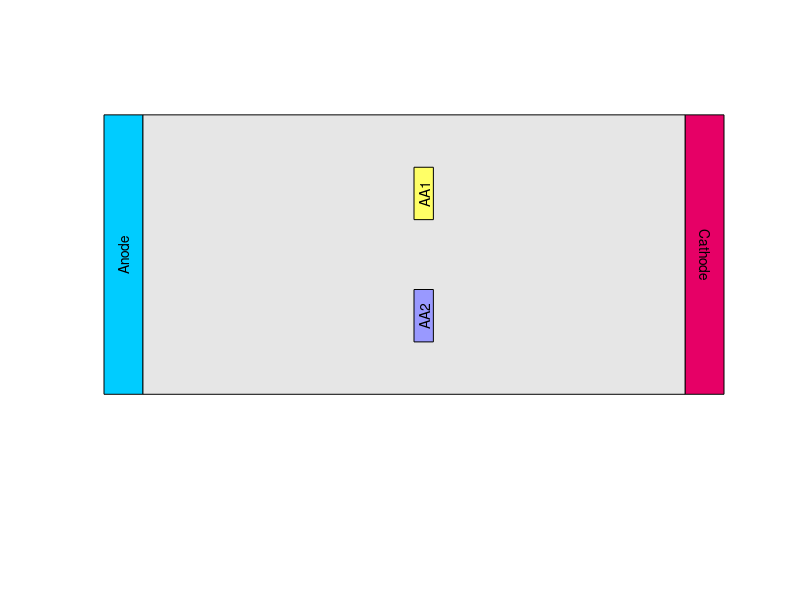

This chart was generated by the following MATLAB code:
%to plot rectangle
rectangle('Position',[1 1 14 4],'EdgeColor', 'k','FaceColor', [0.9, 0.9, 0.9]);
%anode
rectangle('Position',[0 1 1 4],'EdgeColor', 'k','FaceColor', [0, 0.8, 1.0]);
text(0+1/2,1+4/2,'Anode','Rotation', 90, 'HorizontalAlignment','center')

%cathode
rectangle('Position',[15 1 1 4],'EdgeColor', 'k','FaceColor', [0.9, 0, 0.4]);
text(15+1/2,1+4/2,'Cathode','Rotation', 270, 'HorizontalAlignment','center')

%AA1
rectangle('Position',[8 3.5 0.5 0.75], 'EdgeColor', 'k', 'FaceColor', [1.0, 1.0, 0.4]);
text(8+0.5/2,3.5+0.75/2,'AA1','Rotation', 90, 'HorizontalAlignment','center')

%AA2
rectangle('Position',[8 1.75 0.5 0.75], 'EdgeColor', 'k', 'FaceColor', [0.6, 0.6, 1.0]);
text(8+0.5/2,1.75+0.75/2,'AA2','Rotation', 90, 'HorizontalAlignment','center')

axis([0 16 -1 6]);
axis off
